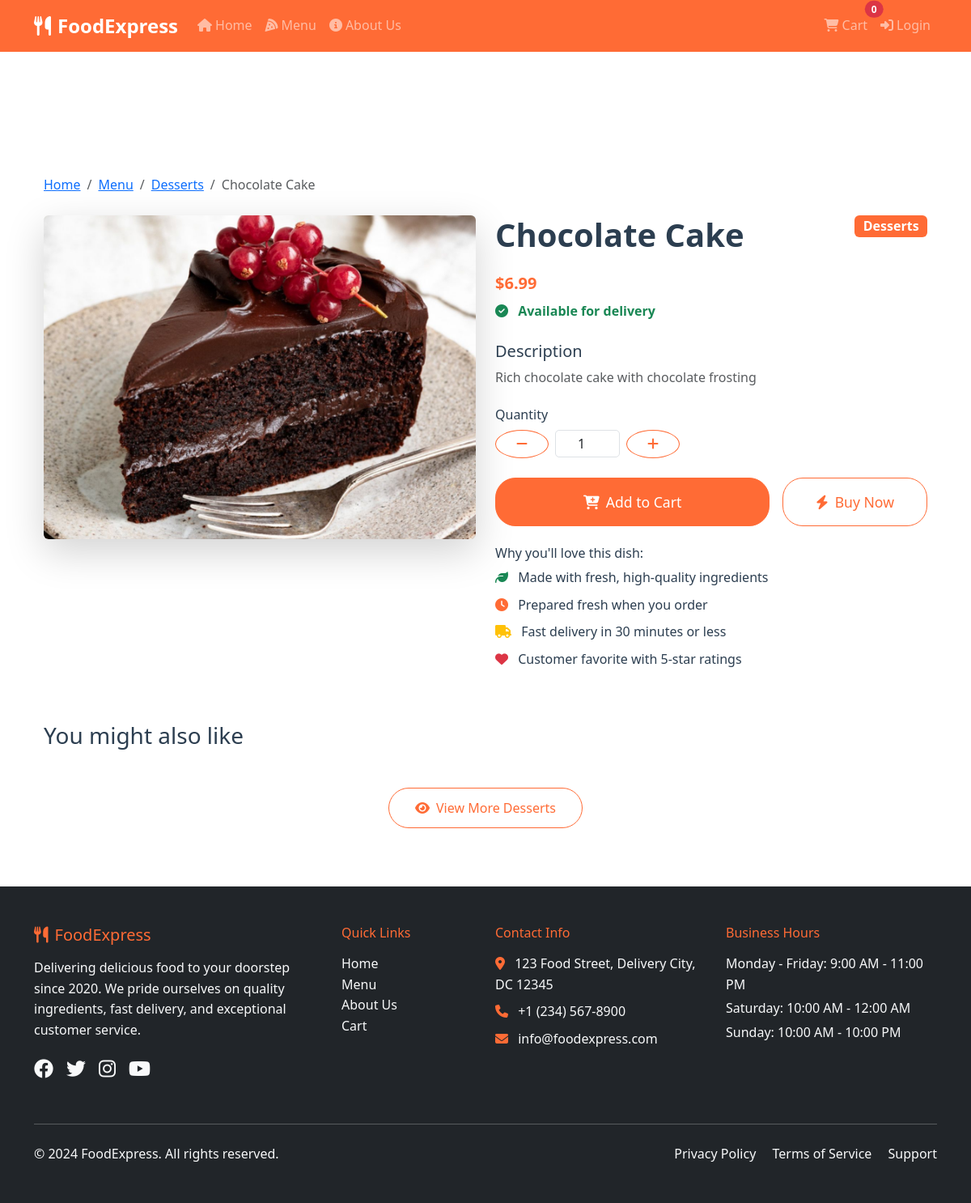
Page /product/6 on the committed database.
### src/models/product.py (models this page shows, shortened)
class Category(db.Model):
    id = db.Column(db.Integer, primary_key=True)
    name = db.Column(db.String(100), nullable=False, unique=True)
    description = db.Column(db.Text)
    created_at = db.Column(db.DateTime, default=datetime.utcnow)
    products = db.relationship('Product', backref='category', lazy=True)

class Product(db.Model):
    id = db.Column(db.Integer, primary_key=True)
    name = db.Column(db.String(200), nullable=False)
    description = db.Column(db.Text)
    price = db.Column(db.Float, nullable=False)
    image_url = db.Column(db.String(500))
    category_id = db.Column(db.Integer, db.ForeignKey('category.id'), nullable=False)
    is_available = db.Column(db.Boolean, default=True)
    created_at = db.Column(db.DateTime, default=datetime.utcnow)

### src/main.py (the view)
@app.route('/product/<int:product_id>')
def product_detail(product_id):
    product = Product.query.get_or_404(product_id)
    return render_template('product_detail.html', product=product)

### templates/product_detail.html (shortened to what this page needs)
{% extends "base.html" %}
{% block content %}
<div class="container mt-5 pt-4">
    <nav aria-label="breadcrumb" class="mb-4">
        <ol class="breadcrumb">
            <li class="breadcrumb-item"><a href="{{ url_for('home') }}">Home</a></li>
            <li class="breadcrumb-item"><a href="{{ url_for('products') }}">Menu</a></li>
            <li class="breadcrumb-item"><a href="{{ url_for('products', category_id=product.category_id) }}">{{ product.category.name }}</a></li>
            <li class="breadcrumb-item active" aria-current="page">{{ product.name }}</li>
        </ol>
    </nav>
    <div class="row">
        <div class="col-lg-6 mb-4">
            <div class="product-image-container">
                <img src="{{ product.image_url }}" class="img-fluid rounded shadow-lg" alt="{{ product.name }}" style="width: 100%; height: 400px; object-fit: cover;">
            </div>
        </div>
        <div class="col-lg-6">
            <div class="product-info">
                <div class="d-flex justify-content-between align-items-start mb-3">
                    <h1 class="display-6 fw-bold">{{ product.name }}</h1>
                    <span class="badge bg-primary fs-6">{{ product.category.name }}</span>
                </div>
                <div class="mb-4">
                    <span class="price display-5 fw-bold text-primary">${{ "%.2f"|format(product.price) }}</span>
                    {% if product.is_available %}
                        <div class="text-success mt-2">
                            <i class="fas fa-check-circle me-2"></i>
                            <strong>Available for delivery</strong>
                        </div>
                    {% else %}
                        <div class="text-danger mt-2">
                            <i class="fas fa-times-circle me-2"></i>
                            <strong>Currently out of stock</strong>
                        </div>
                    {% endif %}
                </div>
                <div class="mb-4">
                    <h5>Description</h5>
                    <p class="text-muted">{{ product.description }}</p>
                </div>
                <div class="mb-4">
                    <h6>Quantity</h6>
                    <div class="quantity-controls">
                        <button type="button" class="btn btn-outline-primary" onclick="decreaseQuantity()">
                            <i class="fas fa-minus"></i>
                        </button>
                        <input type="number" id="quantity" class="form-control text-center" value="1" min="1" max="10" style="width: 80px;">
                        <button type="button" class="btn btn-outline-primary" onclick="increaseQuantity()">
                            <i class="fas fa-plus"></i>
                        </button>
                    </div>
                </div>
                <div class="d-flex gap-3 mb-4">
                    {% if product.is_available %}
                        <button class="btn btn-primary btn-lg flex-grow-1" onclick="addToCartWithQuantity()">
                            <i class="fas fa-cart-plus me-2"></i>Add to Cart
                        </button>
                        <button class="btn btn-outline-primary btn-lg" onclick="buyNow()">
                            <i class="fas fa-bolt me-2"></i>Buy Now
                        </button>
                    {% else %}
                        <button class="btn btn-secondary btn-lg flex-grow-1" disabled>
                            <i class="fas fa-ban me-2"></i>Out of Stock
                        </button>
                    {% endif %}
                </div>
                <div class="product-features">
                    <h6>Why you'll love this dish:</h6>
                    <ul class="list-unstyled">
                        <li class="mb-2">
                            <i class="fas fa-leaf text-success me-2"></i>
                            Made with fresh, high-quality ingredients
                        </li>
                        <li class="mb-2">
                            <i class="fas fa-clock text-primary me-2"></i>
                            Prepared fresh when you order
                        </li>
                        <li class="mb-2">
                            <i class="fas fa-truck text-warning me-2"></i>
                            Fast delivery in 30 minutes or less
                        </li>
                        <li class="mb-2">
                            <i class="fas fa-heart text-danger me-2"></i>
                            Customer favorite with 5-star ratings
                        </li>
                    </ul>
                </div>
            </div>
        </div>
    </div>
    <div class="row mt-5">
        <div class="col-12">
            <h3 class="mb-4">You might also like</h3>
            <div class="row">
                <div class="col-12">
                    <div class="text-center py-4">
                        <a href="{{ url_for('products', category_id=product.category_id) }}" class="btn btn-outline-primary">
                            <i class="fas fa-eye me-2"></i>View More {{ product.category.name }}
                        </a>
                    </div>
                </div>
            </div>
        </div>
    </div>
</div>
{% endblock %}

### static/css/style.css (style rules this page uses)
:root { --primary-color: #ff6b35; --secondary-color: #f7931e; --dark-color: #2c3e50; --light-color: #ecf0f1; --success-color: #27ae60; --danger-color: #e74c3c; --warning-color: #f39c12; }
body { font-family: 'Segoe UI', Tahoma, Geneva, Verdana, sans-serif; line-height: 1.6; color: var(--dark-color); }
.bg-primary { background-color: var(--primary-color) !important; }
.btn-primary { background-color: var(--primary-color); border-color: var(--primary-color); }
.text-primary { color: var(--primary-color) !important; }
.price { font-size: 1.25rem; font-weight: 700; color: var(--primary-color); }
.quantity-controls { display: flex; align-items: center; gap: 0.5rem; }
.quantity-controls button { width: 35px; height: 35px; border-radius: 50%; border: 1px solid var(--primary-color); background-color: white; color: var(--primary-color); display: flex; align-items: center; justify-content: center; }
.quantity-controls input { width: 60px; text-align: center; border: 1px solid #dee2e6; border-radius: 5px; padding: 0.25rem; }
.btn { border-radius: 25px; padding: 0.75rem 2rem; font-weight: 500; transition: all 0.3s ease; }
.btn-lg { padding: 1rem 2.5rem; font-size: 1.1rem; }
.btn-outline-primary { color: var(--primary-color); border-color: var(--primary-color); }
.shadow-lg { box-shadow: 0 10px 25px rgba(0,0,0,0.15); }

### rows in the picture
Category: category.name "Desserts"
Product: name "Chocolate Cake", image_url (picture), price "6.99", description "Rich chocolate cake with chocolate frosting"
